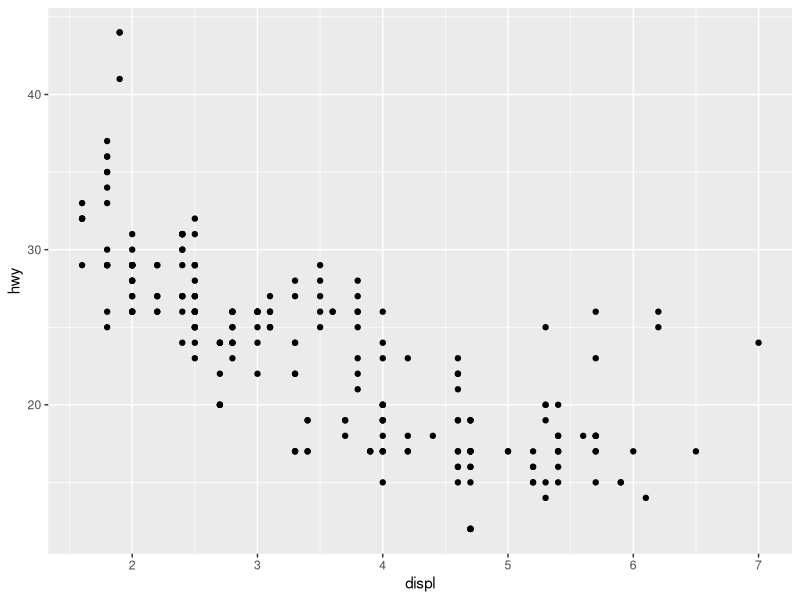
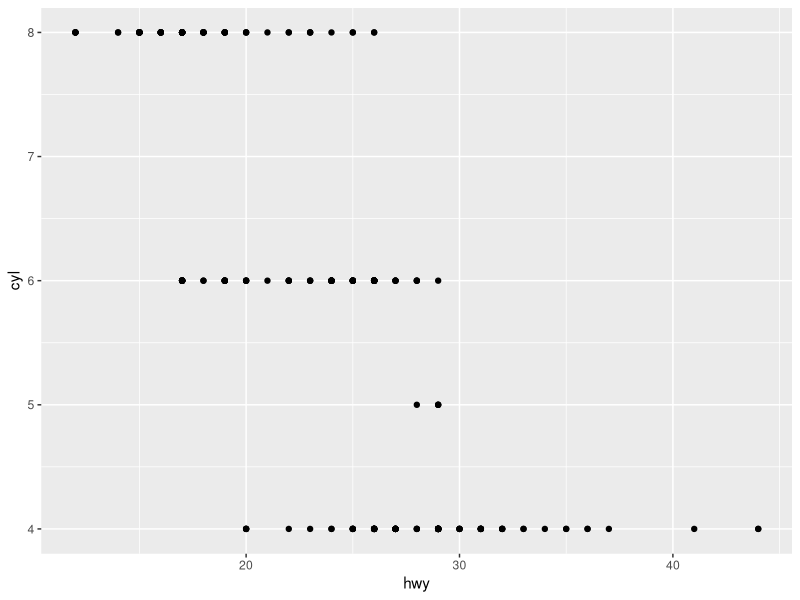
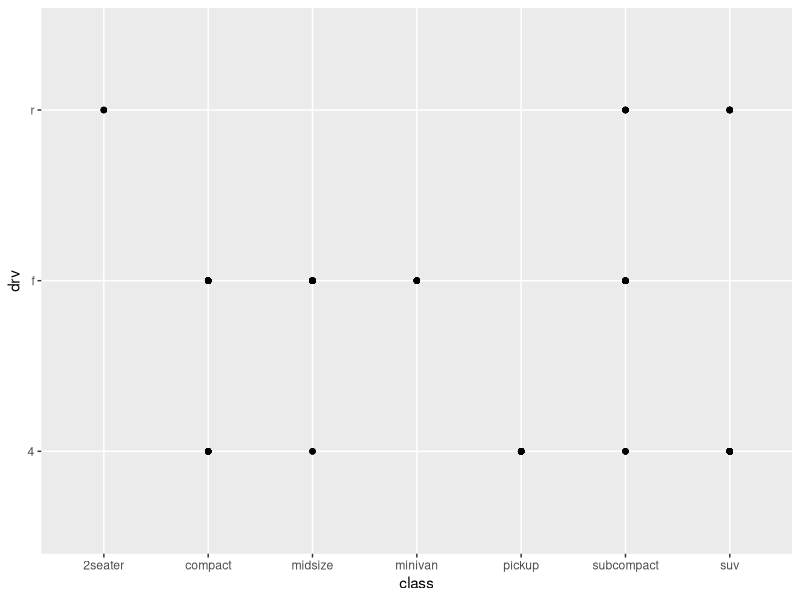
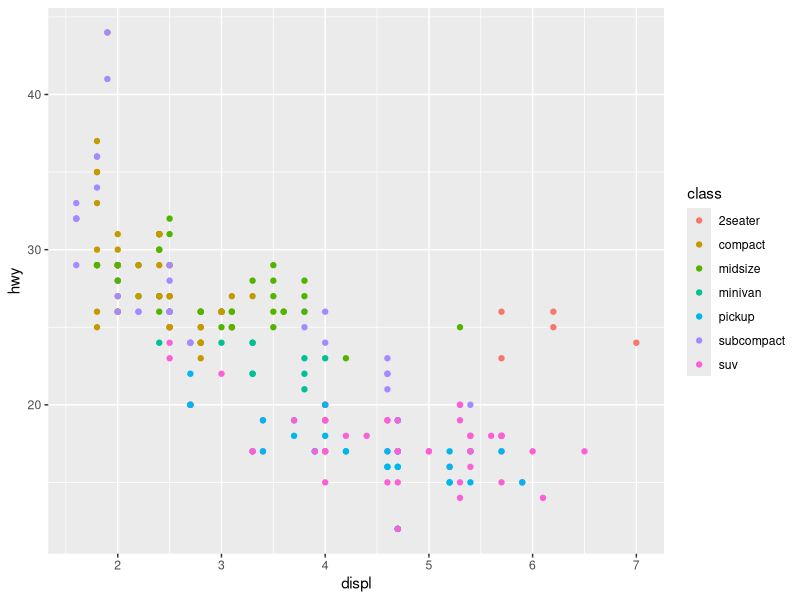
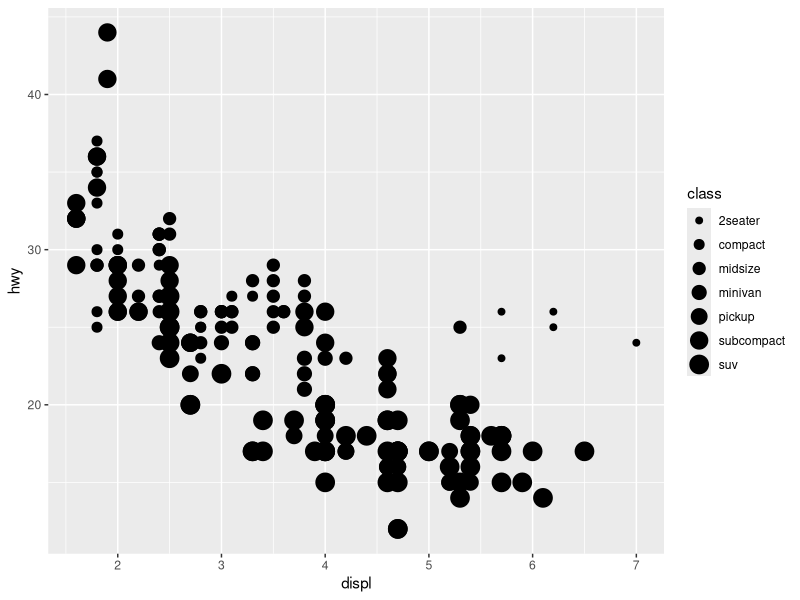
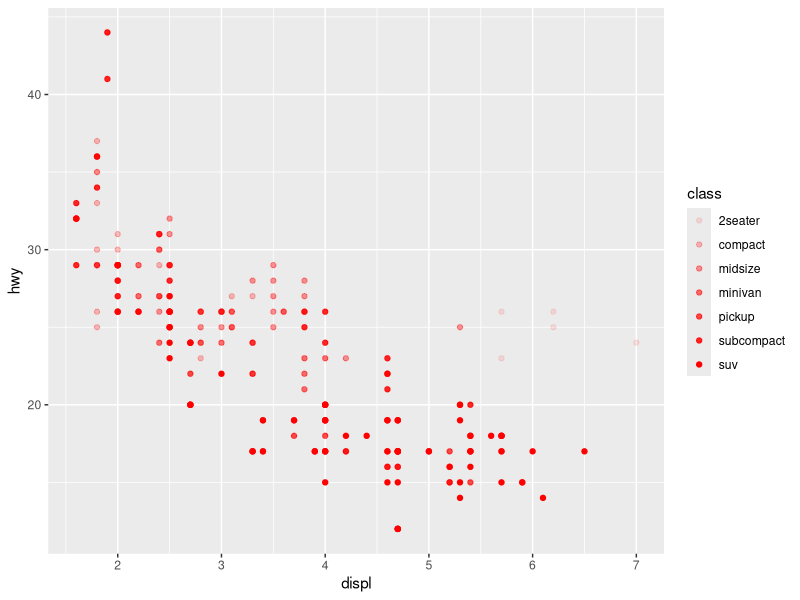
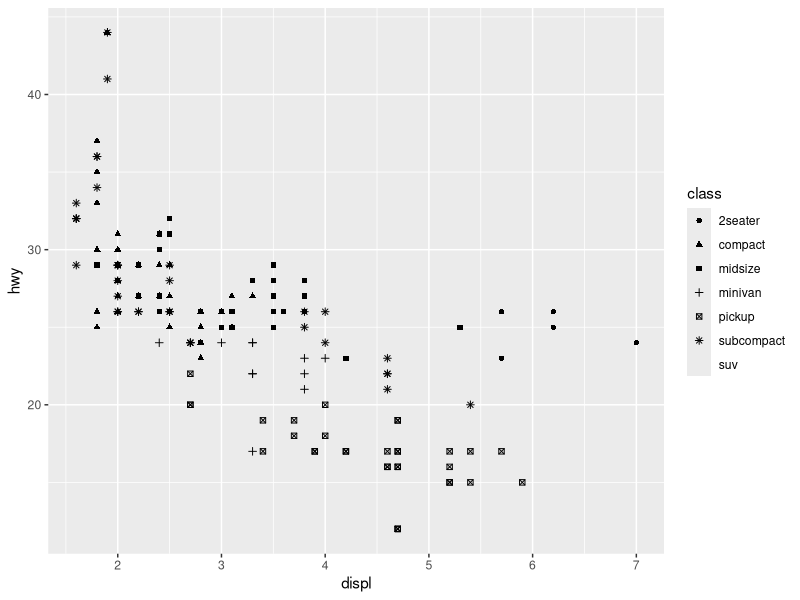
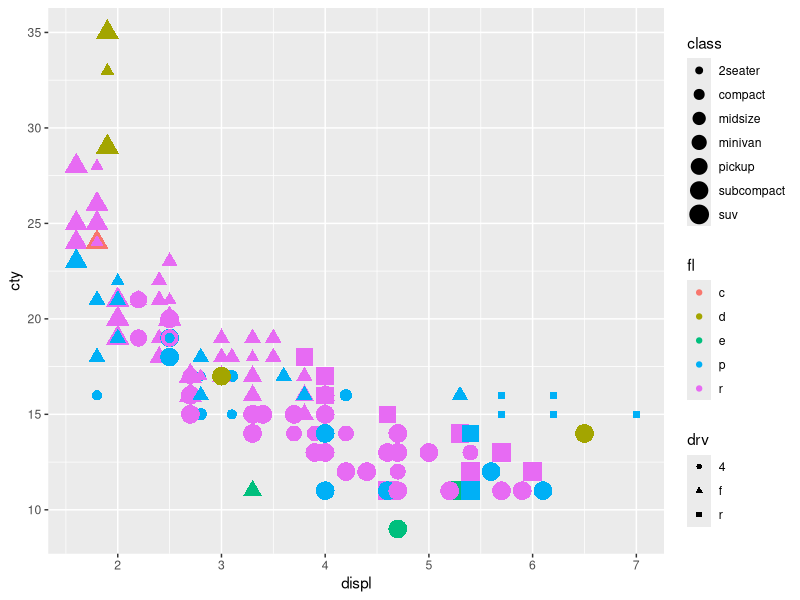

Write the R code that produced these figures, in order.
## ---- chunk 1
library(ggplot2)
ggplot(data = mpg) + 
  geom_point(mapping = aes(x = displ, y = hwy))


# 3.24 exercises
# ggplot(data = mpg)
nrow(mpg)
ncol(mpg)

ggplot(data = mpg) + 
  geom_point(mapping = aes(x = hwy, y = cyl))


ggplot(data = mpg) + 
  geom_point(mapping = aes(x = class, y = drv))
## ---- chunk 2
library(ggplot2)
ggplot(data = mpg) + 
  geom_point(mapping = aes(x = displ, y = hwy, color = class))


ggplot(data = mpg) + 
  geom_point(mapping = aes(x = displ, y = hwy, size = class))


ggplot(data = mpg) + 
  geom_point(mapping = aes(x = displ, y = hwy, alpha = class), color = 'red')


ggplot(data = mpg) + 
  geom_point(mapping = aes(x = displ, y = hwy, shape = class))
## ---- chunk 3

# Exercícios 3.3.1

# 1,2,3,4)
library(ggplot2)
ggplot(data=mpg) + 
  geom_point(mapping = aes(x=displ, y=cty, size=class, shape= drv, color = fl))



# 6)
# ISSO AQUI É IRADO
ggplot(data=mpg) + 
  geom_point(mapping = aes(x=displ, y=cty, color = displ < 5))


## ---- chunk 4
library(ggplot2)
ggplot(data=mpg) + 
  geom_bar(aes(class))

## ---- chunk 5

ggplot(data = mpg) + 
  geom_point(mapping = aes(x = displ, y = hwy, color = class)) + 
  facet_wrap(~ class, nrow = 3)


ggplot(data = mpg) + 
  geom_point(mapping = aes(x = displ, y = hwy, color = class)) + 
  facet_grid(drv ~ cyl)
## ---- chunk 6
# Exercícios 3.5.1
# 1)
ggplot(data = mpg) + 
  geom_point(mapping = aes(x = displ, y = hwy, color = class)) + 
  facet_wrap(~ displ, nrow = 3)

# 3)

ggplot(data = mpg) + 
  geom_point(mapping = aes(x = displ, y = hwy)) +
  facet_grid(drv ~ .)

ggplot(data = mpg) + 
  geom_point(mapping = aes(x = displ, y = hwy)) +
  facet_grid(. ~ cyl)




## ---- chunk 7

ggplot(data = mpg) +
  geom_smooth(mapping = aes(x = displ, y = hwy))
              
ggplot(data = mpg) +
  geom_smooth(mapping = aes(x = displ, y = hwy, group = drv))
    
ggplot(data = mpg) +
  geom_smooth(
    mapping = aes(x = displ, y = hwy, color = drv),
    show.legend = FALSE)

ggplot(data = mpg) + 
  geom_point(mapping = aes(x = displ, y = hwy, color = class)) +
  geom_smooth(mapping = aes(x = displ, y = hwy))

## ---- chunk 8
# Exercícios 3.6.1
#1) 

ggplot(data = mpg) +
  geom_boxplot(mapping = aes(x = class, y = hwy))

ggplot(data = mpg) +
  geom_histogram(mapping = aes(displ), bins=40)

ggplot(data = mpg) +
  geom_area(mapping = aes(x=displ,y=hwy))





## ---- chunk 9
ggplot(data = diamonds) + 
  geom_bar(mapping = aes(x = cut))

library(ggplot2)

ggplot(data = diamonds) + 
  stat_summary(
    mapping = aes(x = cut, y = depth),
    fun.ymin = min,
    fun.ymax = max,
    fun.y = median
  )

## ---- chunk 10
ggplot(data = diamonds) + 
  geom_bar(mapping = aes(x = cut, colour = cut))
ggplot(data = diamonds) + 
  geom_bar(mapping = aes(x = cut, fill = cut))

ggplot(data = diamonds) + 
  geom_bar(mapping = aes(x = cut, fill = clarity))

ggplot(data = diamonds) + 
  geom_bar(mapping = aes(x = cut, fill = clarity), position = "fill")


ggplot(data = diamonds) + 
  geom_bar(mapping = aes(x = cut, fill = clarity), position = "dodge")

ggplot(data = mpg) + 
  geom_point(mapping = aes(x = displ, y = hwy), position = "jitter")
## ---- chunk 11

# Exercícios 3.8.1

# 1,2,3)
ggplot(data = mpg) + 
  geom_jitter(mapping = aes(x = cty, y = hwy), width = 0.5, height = 0.5)

ggplot(data = mpg) + 
  geom_count(mapping = aes(x = cty, y = hwy))

# 4)

ggplot(data=mpg) +
  geom_boxplot(mapping=aes(y=displ, x=class))

## ---- chunk 12

ggplot(data = mpg, mapping = aes(x = class, y = hwy)) + 
  geom_boxplot()
ggplot(data = mpg, mapping = aes(x = class, y = hwy)) + 
  geom_boxplot() +
  coord_flip()


nz <- map_data("nz")

ggplot(nz, aes(long, lat, group = group)) +
  geom_polygon(fill = "white", colour = "black")

ggplot(nz, aes(long, lat, group = group)) +
  geom_polygon(fill = "white", colour = "black") +
  coord_quickmap()


bar <- ggplot(data = diamonds) + 
  geom_bar(
    mapping = aes(x = cut, fill = cut), 
    show.legend = FALSE,
    width = 1
  ) + 
  theme(aspect.ratio = 1) +
  labs(x = NULL, y = NULL)

bar + coord_flip()
bar + coord_polar()
## ---- chunk 13

